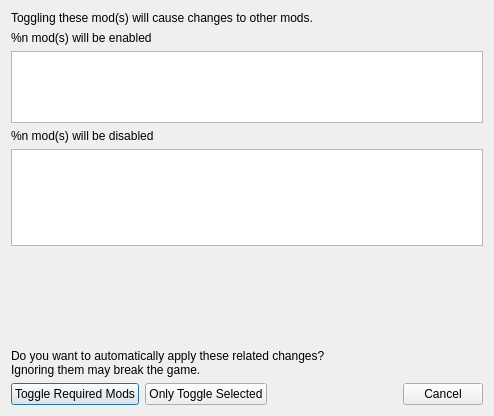
<?xml version="1.0" encoding="UTF-8"?>
<ui version="4.0">
 <class>ModToggleConfirmDialog</class>
 <widget class="QDialog" name="ModToggleConfirmDialog">
  <property name="geometry">
   <rect>
    <x>0</x>
    <y>0</y>
    <width>494</width>
    <height>416</height>
   </rect>
  </property>
  <property name="sizePolicy">
   <sizepolicy hsizetype="Preferred" vsizetype="Preferred">
    <horstretch>0</horstretch>
    <verstretch>0</verstretch>
   </sizepolicy>
  </property>
  <property name="maximumSize">
   <size>
    <width>16777215</width>
    <height>16777215</height>
   </size>
  </property>
  <property name="windowTitle">
   <string>Confirm toggle</string>
  </property>
  <property name="windowIcon">
   <iconset theme="QIcon::ThemeIcon::DialogWarning"/>
  </property>
  <layout class="QVBoxLayout" name="verticalLayout">
   <item>
    <widget class="QLabel" name="introLabel">
     <property name="sizePolicy">
      <sizepolicy hsizetype="Preferred" vsizetype="Fixed">
       <horstretch>0</horstretch>
       <verstretch>0</verstretch>
      </sizepolicy>
     </property>
     <property name="text">
      <string>Toggling these mod(s) will cause changes to other mods.</string>
     </property>
     <property name="textFormat">
      <enum>Qt::TextFormat::PlainText</enum>
     </property>
     <property name="wordWrap">
      <bool>true</bool>
     </property>
    </widget>
   </item>
   <item>
    <widget class="QLabel" name="toEnableLabel">
     <property name="sizePolicy">
      <sizepolicy hsizetype="Preferred" vsizetype="Fixed">
       <horstretch>0</horstretch>
       <verstretch>0</verstretch>
      </sizepolicy>
     </property>
     <property name="text">
      <string>%n mod(s) will be enabled</string>
     </property>
     <property name="textFormat">
      <enum>Qt::TextFormat::PlainText</enum>
     </property>
     <property name="wordWrap">
      <bool>true</bool>
     </property>
    </widget>
   </item>
   <item>
    <widget class="QListWidget" name="toEnableList">
     <property name="sizePolicy">
      <sizepolicy hsizetype="Preferred" vsizetype="Fixed">
       <horstretch>0</horstretch>
       <verstretch>0</verstretch>
      </sizepolicy>
     </property>
     <property name="sizeAdjustPolicy">
      <enum>QAbstractScrollArea::SizeAdjustPolicy::AdjustToContents</enum>
     </property>
     <property name="editTriggers">
      <set>QAbstractItemView::EditTrigger::NoEditTriggers</set>
     </property>
     <property name="showDropIndicator" stdset="0">
      <bool>false</bool>
     </property>
     <property name="dragDropMode">
      <enum>QAbstractItemView::DragDropMode::NoDragDrop</enum>
     </property>
     <property name="defaultDropAction">
      <enum>Qt::DropAction::IgnoreAction</enum>
     </property>
     <property name="alternatingRowColors">
      <bool>true</bool>
     </property>
     <property name="selectionMode">
      <enum>QAbstractItemView::SelectionMode::NoSelection</enum>
     </property>
     <property name="verticalScrollMode">
      <enum>QAbstractItemView::ScrollMode::ScrollPerPixel</enum>
     </property>
     <property name="horizontalScrollMode">
      <enum>QAbstractItemView::ScrollMode::ScrollPerPixel</enum>
     </property>
     <property name="movement">
      <enum>QListView::Movement::Free</enum>
     </property>
     <property name="resizeMode">
      <enum>QListView::ResizeMode::Adjust</enum>
     </property>
     <property name="supportedDragActions">
      <set>Qt::DropAction::IgnoreAction</set>
     </property>
    </widget>
   </item>
   <item>
    <widget class="QLabel" name="toDisableLabel">
     <property name="sizePolicy">
      <sizepolicy hsizetype="Preferred" vsizetype="Fixed">
       <horstretch>0</horstretch>
       <verstretch>0</verstretch>
      </sizepolicy>
     </property>
     <property name="text">
      <string>%n mod(s) will be disabled</string>
     </property>
     <property name="textFormat">
      <enum>Qt::TextFormat::PlainText</enum>
     </property>
     <property name="wordWrap">
      <bool>true</bool>
     </property>
    </widget>
   </item>
   <item>
    <widget class="QListWidget" name="toDisableList">
     <property name="sizePolicy">
      <sizepolicy hsizetype="Preferred" vsizetype="Expanding">
       <horstretch>0</horstretch>
       <verstretch>0</verstretch>
      </sizepolicy>
     </property>
     <property name="maximumSize">
      <size>
       <width>16777215</width>
       <height>16777215</height>
      </size>
     </property>
     <property name="sizeAdjustPolicy">
      <enum>QAbstractScrollArea::SizeAdjustPolicy::AdjustToContents</enum>
     </property>
     <property name="autoScroll">
      <bool>true</bool>
     </property>
     <property name="editTriggers">
      <set>QAbstractItemView::EditTrigger::NoEditTriggers</set>
     </property>
     <property name="showDropIndicator" stdset="0">
      <bool>false</bool>
     </property>
     <property name="dragDropMode">
      <enum>QAbstractItemView::DragDropMode::NoDragDrop</enum>
     </property>
     <property name="defaultDropAction">
      <enum>Qt::DropAction::IgnoreAction</enum>
     </property>
     <property name="alternatingRowColors">
      <bool>true</bool>
     </property>
     <property name="selectionMode">
      <enum>QAbstractItemView::SelectionMode::NoSelection</enum>
     </property>
     <property name="verticalScrollMode">
      <enum>QAbstractItemView::ScrollMode::ScrollPerPixel</enum>
     </property>
     <property name="horizontalScrollMode">
      <enum>QAbstractItemView::ScrollMode::ScrollPerPixel</enum>
     </property>
     <property name="movement">
      <enum>QListView::Movement::Free</enum>
     </property>
     <property name="resizeMode">
      <enum>QListView::ResizeMode::Adjust</enum>
     </property>
     <property name="supportedDragActions">
      <set>Qt::DropAction::IgnoreAction</set>
     </property>
    </widget>
   </item>
   <item>
    <spacer name="verticalSpacer">
     <property name="orientation">
      <enum>Qt::Orientation::Vertical</enum>
     </property>
     <property name="sizeHint" stdset="0">
      <size>
       <width>20</width>
       <height>16</height>
      </size>
     </property>
    </spacer>
   </item>
   <item>
    <widget class="QLabel" name="questionLabel">
     <property name="sizePolicy">
      <sizepolicy hsizetype="Preferred" vsizetype="Fixed">
       <horstretch>0</horstretch>
       <verstretch>0</verstretch>
      </sizepolicy>
     </property>
     <property name="text">
      <string>Do you want to automatically apply these related changes?
Ignoring them may break the game.</string>
     </property>
     <property name="textFormat">
      <enum>Qt::TextFormat::PlainText</enum>
     </property>
     <property name="wordWrap">
      <bool>true</bool>
     </property>
    </widget>
   </item>
   <item>
    <layout class="QHBoxLayout" name="buttonsLayout">
     <item>
      <widget class="QPushButton" name="confirmButton">
       <property name="text">
        <string>Toggle Required Mods</string>
       </property>
      </widget>
     </item>
     <item>
      <widget class="QPushButton" name="rejectButton">
       <property name="text">
        <string>Only Toggle Selected</string>
       </property>
      </widget>
     </item>
     <item>
      <spacer name="buttonsSpacer">
       <property name="orientation">
        <enum>Qt::Orientation::Horizontal</enum>
       </property>
       <property name="sizeHint" stdset="0">
        <size>
         <width>40</width>
         <height>20</height>
        </size>
       </property>
      </spacer>
     </item>
     <item>
      <widget class="QPushButton" name="cancelButton">
       <property name="text">
        <string>Cancel</string>
       </property>
      </widget>
     </item>
    </layout>
   </item>
  </layout>
 </widget>
 <resources/>
 <connections/>
</ui>
